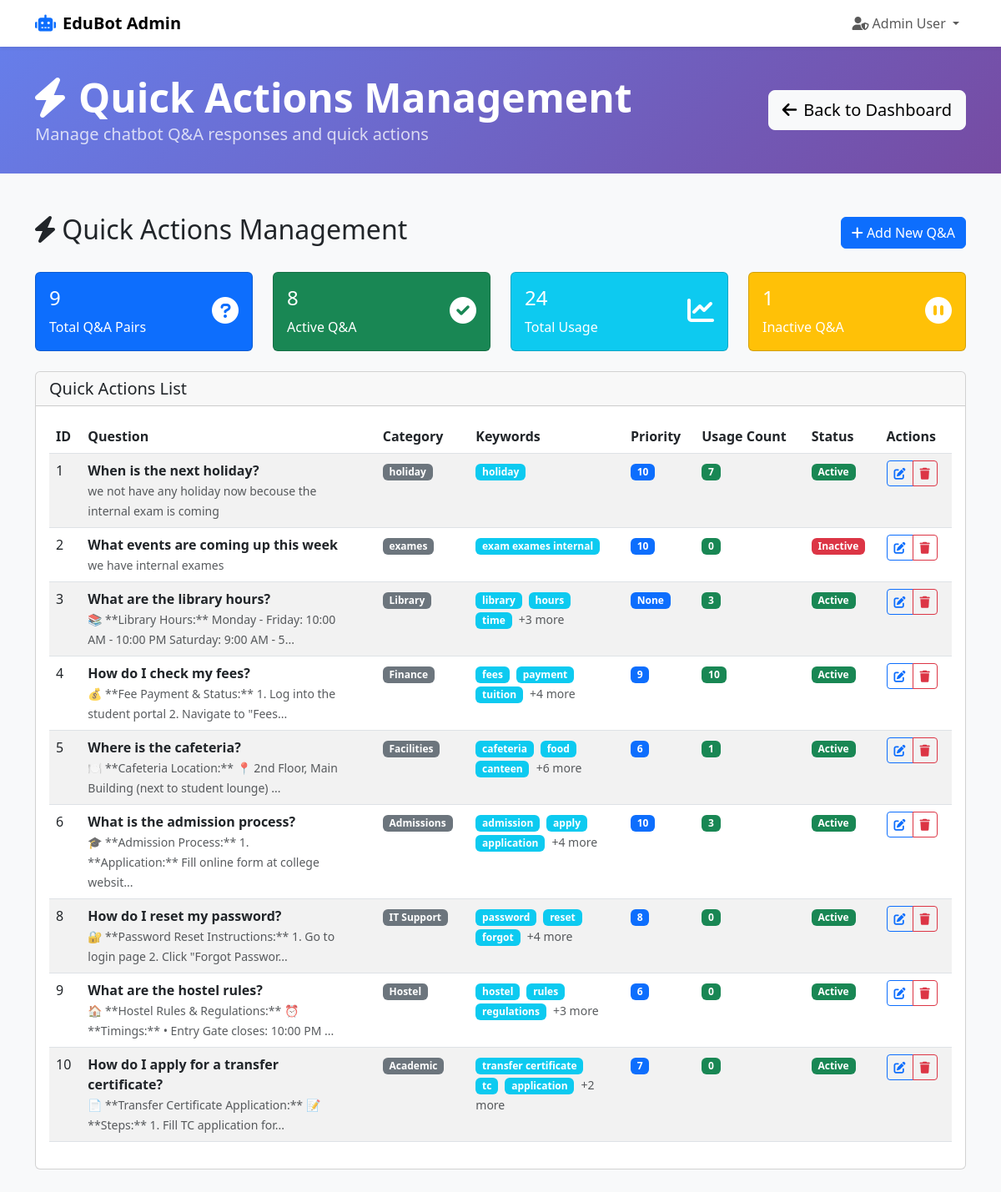
Page /admin/quick_actions (signed in) on the committed database.
### app/models/user.py (models this page shows, shortened)
class User(UserMixin, db.Model):
    __tablename__ = 'users'
    id = db.Column(db.Integer, primary_key=True)
    username = db.Column(db.String(50), unique=True, nullable=False)
    email = db.Column(db.String(100), unique=True, nullable=False)
    password_hash = db.Column(db.String(255), nullable=False)
    role = db.Column(db.Enum('student', 'faculty', 'admin'), nullable=False, default='student')
    first_name = db.Column(db.String(50), nullable=False)
    last_name = db.Column(db.String(50), nullable=False)
    student_id = db.Column(db.String(20), unique=True, nullable=True)
    course_id = db.Column(db.Integer, nullable=True)
    year_of_study = db.Column(db.Integer, nullable=True)
    phone = db.Column(db.String(15), nullable=True)
    is_active = db.Column(db.Boolean, default=True)
    created_at = db.Column(db.DateTime, default=datetime.utcnow)
    updated_at = db.Column(db.DateTime, default=datetime.utcnow, onupdate=datetime.utcnow)
    faculty_profile = db.relationship('Faculty', backref='user', uselist=False, cascade='all, delete-orphan')
    attendance_records = db.relationship('Attendance', foreign_keys='Attendance.student_id', lazy='dynamic', cascade='all, delete-orphan')
    chat_logs = db.relationship('ChatLog', backref='user', lazy='dynamic', cascade='all, delete-orphan')
    created_groups = db.relationship('Group', foreign_keys='Group.created_by', backref='creator', lazy='dynamic', cascade='all, delete-orphan')
    group_memberships = db.relationship('GroupMember', backref='user', lazy='dynamic', cascade='all, delete-orphan')
    group_messages = db.relationship('GroupMessage', backref='user', lazy='dynamic', cascade='all, delete-orphan')
    @property
    def full_name(self):
        return f"{self.first_name} {self.last_name}"
    def is_admin(self):
        return self.role == 'admin'

### app/models/quick_action.py (models this page shows, shortened)
class QuickAction(db.Model):
    __tablename__ = 'quick_actions'
    id = db.Column(db.Integer, primary_key=True)
    question = db.Column(db.Text, nullable=False)
    response = db.Column(db.Text, nullable=False)
    category = db.Column(db.String(100), nullable=True)
    keywords = db.Column(db.Text, nullable=True)  # Comma-separated keywords for matching
    is_active = db.Column(db.Boolean, default=True)
    priority = db.Column(db.Integer, default=5)  # Higher number = higher priority
    created_by = db.Column(db.Integer, db.ForeignKey('users.id'), nullable=True)
    created_at = db.Column(db.DateTime, default=datetime.utcnow)
    updated_at = db.Column(db.DateTime, default=datetime.utcnow, onupdate=datetime.utcnow)
    usage_count = db.Column(db.Integer, default=0)  # Track how often this Q&A is used
    creator = db.relationship('User', backref='quick_actions_created', lazy='select')
    def get_keywords_list(self):
        if not self.keywords:
            return []
        return [k.strip().lower() for k in self.keywords.split(',') if k.strip()]

### app/routes/admin.py (the view)
@admin_bp.route('/quick_actions', methods=['GET'])
@login_required
@admin_required
def list_quick_actions():
    quick_actions = QuickAction.query.all()
    return render_template('admin/quick_actions.html', quick_actions=quick_actions)

### app/routes/admin.py (called while the page is built)
def admin_required(f):
    @wraps(f)
    def decorated_function(*args, **kwargs):
        if not current_user.is_authenticated or not current_user.is_admin():
            flash('Admin access required.', 'error')
            return redirect(url_for('auth.login'))
        return f(*args, **kwargs)
    return decorated_function

### app/templates/admin/quick_actions.html (shortened to what this page needs)
<!DOCTYPE html>
<html lang="en">
<head>
    <link href="https://cdn.jsdelivr.net/npm/bootstrap@5.3.0/dist/css/bootstrap.min.css" rel="stylesheet">
    <link href="https://cdnjs.cloudflare.com/ajax/libs/font-awesome/6.0.0/css/all.min.css" rel="stylesheet">
</head>
<body>
    <nav class="navbar navbar-expand-lg navbar-light bg-white shadow-sm">
        <div class="container">
            <a class="navbar-brand fw-bold" href="{{ url_for('admin.dashboard') }}">
                <i class="fas fa-robot text-primary me-2"></i>EduBot Admin
            </a>
            <div class="navbar-nav ms-auto">
                <div class="nav-item dropdown">
                    <a class="nav-link dropdown-toggle" href="#" id="navbarDropdown" role="button" data-bs-toggle="dropdown">
                        <i class="fas fa-user-shield me-1"></i>{{ current_user.full_name }}
                    </a>
                </div>
            </div>
        </div>
    </nav>
    <div class="admin-header">
        <div class="container">
            <div class="row align-items-center">
                <div class="col-md-8">
                    <h1 class="display-5 fw-bold mb-0">
                        <i class="fas fa-bolt me-3"></i>Quick Actions Management
                    </h1>
                    <p class="lead mb-0 opacity-75">Manage chatbot Q&A responses and quick actions</p>
                </div>
                <div class="col-md-4 text-md-end">
                    <div class="btn-group">
                        <a href="{{ url_for('admin.dashboard') }}" class="btn btn-light btn-lg">
                            <i class="fas fa-arrow-left me-2"></i>Back to Dashboard
                        </a>
                    </div>
                </div>
            </div>
        </div>
    </div>
    <div class="container my-5">
        <div class="row">
            <div class="col-12">
                <div class="d-flex justify-content-between align-items-center mb-4">
                    <h2><i class="fas fa-bolt"></i> Quick Actions Management</h2>
                <button type="button" class="btn btn-primary" data-bs-toggle="modal" data-bs-target="#addQuickActionModal">
                    <i class="fas fa-plus"></i> Add New Q&A
                </button>
            </div>
            <div class="row mb-4">
                <div class="col-md-3">
                    <div class="card bg-primary text-white">
                        <div class="card-body">
                            <div class="d-flex justify-content-between">
                                <div>
                                    <h4>{{ quick_actions|length }}</h4>
                                    <p class="mb-0">Total Q&A Pairs</p>
                                </div>
                                <div class="align-self-center">
                                    <i class="fas fa-question-circle fa-2x"></i>
                                </div>
                            </div>
                        </div>
                    </div>
                </div>
                <div class="col-md-3">
                    <div class="card bg-success text-white">
                        <div class="card-body">
                            <div class="d-flex justify-content-between">
                                <div>
                                    <h4>{{ quick_actions|selectattr("is_active")|list|length }}</h4>
                                    <p class="mb-0">Active Q&A</p>
                                </div>
                                <div class="align-self-center">
                                    <i class="fas fa-check-circle fa-2x"></i>
                                </div>
                            </div>
                        </div>
                    </div>
                </div>
                <div class="col-md-3">
                    <div class="card bg-info text-white">
                        <div class="card-body">
                            <div class="d-flex justify-content-between">
                                <div>
                                    <h4>{{ quick_actions|sum(attribute='usage_count') }}</h4>
                                    <p class="mb-0">Total Usage</p>
                                </div>
                                <div class="align-self-center">
                                    <i class="fas fa-chart-line fa-2x"></i>
                                </div>
                            </div>
                        </div>
                    </div>
                </div>
                <div class="col-md-3">
                    <div class="card bg-warning text-white">
                        <div class="card-body">
                            <div class="d-flex justify-content-between">
                                <div>
                                    <h4>{{ quick_actions|rejectattr("is_active")|list|length }}</h4>
                                    <p class="mb-0">Inactive Q&A</p>
                                </div>
                                <div class="align-self-center">
                                    <i class="fas fa-pause-circle fa-2x"></i>
                                </div>
                            </div>
                        </div>
                    </div>
                </div>
            </div>
            <div class="card">
                <div class="card-header">
                    <h5 class="mb-0">Quick Actions List</h5>
                </div>
                <div class="card-body">
                    {% if quick_actions %}
                    <div class="table-responsive">
                        <table class="table table-striped table-hover">
                            <thead>
                                <tr>
                                    <th>ID</th>
                                    <th>Question</th>
                                    <th>Category</th>
                                    <th>Keywords</th>
                                    <th>Priority</th>
                                    <th>Usage Count</th>
                                    <th>Status</th>
                                    <th>Actions</th>
                                </tr>
                            </thead>
                            <tbody>
                                {% for qa in quick_actions %}
                                <tr>
                                    <td>{{ qa.id }}</td>
                                    <td>
                                        <div style="max-width: 300px;">
                                            <strong>{{ qa.question[:60] }}{% if qa.question|length > 60 %}...{% endif %}</strong>
                                            <br>
                                            <small class="text-muted">{{ qa.response[:80] }}{% if qa.response|length > 80 %}...{% endif %}</small>
                                        </div>
                                    </td>
                                    <td>
                                        {% if qa.category %}
                                            <span class="badge bg-secondary">{{ qa.category }}</span>
                                        {% else %}
                                            <span class="text-muted">No category</span>
                                        {% endif %}
                                    </td>
                                    <td>
                                        {% if qa.keywords %}
                                            <div style="max-width: 150px;">
                                                {% for keyword in qa.get_keywords_list()[:3] %}
                                                    <span class="badge bg-info me-1">{{ keyword }}</span>
                                                {% endfor %}
                                                {% if qa.get_keywords_list()|length > 3 %}
                                                    <small class="text-muted">+{{ qa.get_keywords_list()|length - 3 }} more</small>
                                                {% endif %}
                                            </div>
                                        {% else %}
                                            <span class="text-muted">None</span>
                                        {% endif %}
                                    </td>
                                    <td>
                                        <span class="badge bg-primary">{{ qa.priority }}</span>
                                    </td>
                                    <td>
                                        <span class="badge bg-success">{{ qa.usage_count }}</span>
                                    </td>
                                    <td>
                                        {% if qa.is_active %}
                                            <span class="badge bg-success">Active</span>
                                        {% else %}
                                            <span class="badge bg-danger">Inactive</span>
                                        {% endif %}
                                    </td>
                                    <td>
                                        <div class="btn-group" role="group">
                                            <button type="button" class="btn btn-sm btn-outline-primary"
                                                    onclick="editQuickAction({{ qa.id }})"
                                                    data-bs-toggle="modal"
                                                    data-bs-target="#editQuickActionModal">
                                                <i class="fas fa-edit"></i>
                                            </button>
                                            <button type="button" class="btn btn-sm btn-outline-danger"
                                                    onclick="deleteQuickAction({{ qa.id }}, '{{ qa.question[:30] }}')">
                                                <i class="fas fa-trash"></i>
                                            </button>
                                        </div>
                                    </td>
                                </tr>
                                {% endfor %}
                            </tbody>
                        </table>
                    </div>
                    {% endif %}
                </div>
            </div>
        </div>
    </div>
</div>
</body>
</html>

### app/templates/admin/quick_actions.html (style rules this page uses)
body { background: #f8f9fa; }
.admin-header { background: linear-gradient(135deg, #667eea 0%, #764ba2 100%); color: white; padding: 2rem 0; }

### rows in the picture
User: full_name "Admin User"
QuickAction: id "1", question "When is the next holiday?", response "we not have any holiday now becouse the internal exam is coming", category "holiday", 3 "holiday", priority "10", usage_count "7", is_active "Active"
QuickAction: id "2", question "What events are coming up this week", response "we have internal exames", category "exames", 3 "exam exames internal", priority "10", usage_count "0", is_active "Inactive"
QuickAction: id "3", question "What are the library hours?", response "📚 **Library Hours:** Monday - Friday: 10:00 AM - 10:00 PM Saturday: 9:00 AM - 5", category "Library", 3 "library" "hours" "time", get_keywords_list|length "3", priority "None", usage_count "3", is_active "Active"
QuickAction: id "4", question "How do I check my fees?", response "💰 **Fee Payment & Status:** 1. Log into the student portal 2. Navigate to \"Fees", category "Finance", 3 "fees" "payment" "tuition", get_keywords_list|length "4", priority "9", usage_count "10", is_active "Active"
QuickAction: id "5", question "Where is the cafeteria?", response "🍽️ **Cafeteria Location:** 📍 2nd Floor, Main Building (next to student lounge)", category "Facilities", 3 "cafeteria" "food" "canteen", get_keywords_list|length "6", priority "6", usage_count "1", is_active "Active"
QuickAction: id "6", question "What is the admission process?", response "🎓 **Admission Process:** 1. **Application:** Fill online form at college websit", category "Admissions", 3 "admission" "apply" "application", get_keywords_list|length "4", priority "10", usage_count "3", is_active "Active"
QuickAction: id "8", question "How do I reset my password?", response "🔐 **Password Reset Instructions:** 1. Go to login page 2. Click \"Forgot Passwor", category "IT Support", 3 "password" "reset" "forgot", get_keywords_list|length "4", priority "8", usage_count "0", is_active "Active"
QuickAction: id "9", question "What are the hostel rules?", response "🏠 **Hostel Rules & Regulations:** ⏰ **Timings:** • Entry Gate closes: 10:00 PM", category "Hostel", 3 "hostel" "rules" "regulations", get_keywords_list|length "3", priority "6", usage_count "0", is_active "Active"
QuickAction: id "10", question "How do I apply for a transfer certificate?", response "📄 **Transfer Certificate Application:** 📝 **Steps:** 1. Fill TC application for", category "Academic", 3 "transfer certificate" "tc" "application", get_keywords_list|length "2", priority "7", usage_count "0", is_active "Active"

### other values in the picture
{{ quick_actions|length }} "9"
{{ quick_actions|selectattr("is_active")|list|length }} "8"
{{ quick_actions|sum(attribute='usage_count') }} "24"
{{ quick_actions|rejectattr("is_active")|list|length }} "1"
